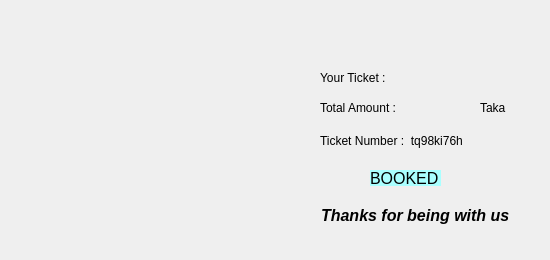
    <widget class="QWidget" name="pthrtnturnend">
     <widget class="QLabel" name="label_34">
      <property name="geometry">
       <rect>
        <x>320</x>
        <y>70</y>
        <width>91</width>
        <height>16</height>
       </rect>
      </property>
      <property name="text">
       <string>Your Ticket :</string>
      </property>
     </widget>
     <widget class="QLabel" name="label_35">
      <property name="geometry">
       <rect>
        <x>320</x>
        <y>100</y>
        <width>111</width>
        <height>16</height>
       </rect>
      </property>
      <property name="text">
       <string>Total Amount : </string>
      </property>
     </widget>
     <widget class="QLabel" name="label_36">
      <property name="geometry">
       <rect>
        <x>320</x>
        <y>130</y>
        <width>191</width>
        <height>21</height>
       </rect>
      </property>
      <property name="text">
       <string>Ticket Number :  tq98ki76h</string>
      </property>
     </widget>
     <widget class="QLabel" name="label_38">
      <property name="geometry">
       <rect>
        <x>290</x>
        <y>180</y>
        <width>251</width>
        <height>71</height>
       </rect>
      </property>
      <property name="font">
       <font>
        <pointsize>12</pointsize>
        <italic>true</italic>
        <bold>true</bold>
       </font>
      </property>
      <property name="text">
       <string>       Thanks for being with us</string>
      </property>
     </widget>
     <widget class="QLabel" name="label_39">
      <property name="geometry">
       <rect>
        <x>370</x>
        <y>170</y>
        <width>71</width>
        <height>16</height>
       </rect>
      </property>
      <property name="font">
       <font>
        <pointsize>12</pointsize>
        <italic>false</italic>
       </font>
      </property>
      <property name="styleSheet">
       <string notr="true">background-color: rgb(170, 255, 255);</string>
      </property>
      <property name="text">
       <string>BOOKED</string>
      </property>
     </widget>
     <widget class="QLabel" name="label_49">
      <property name="geometry">
       <rect>
        <x>430</x>
        <y>100</y>
        <width>51</width>
        <height>16</height>
       </rect>
      </property>
      <property name="text">
       <string/>
      </property>
     </widget>
     <widget class="QLabel" name="label_53">
      <property name="geometry">
       <rect>
        <x>480</x>
        <y>100</y>
        <width>37</width>
        <height>16</height>
       </rect>
      </property>
      <property name="text">
       <string>Taka</string>
      </property>
     </widget>
     <widget class="QLabel" name="label_57">
      <property name="geometry">
       <rect>
        <x>410</x>
        <y>70</y>
        <width>51</width>
        <height>16</height>
       </rect>
      </property>
      <property name="text">
       <string/>
      </property>
     </widget>
    </widget>
